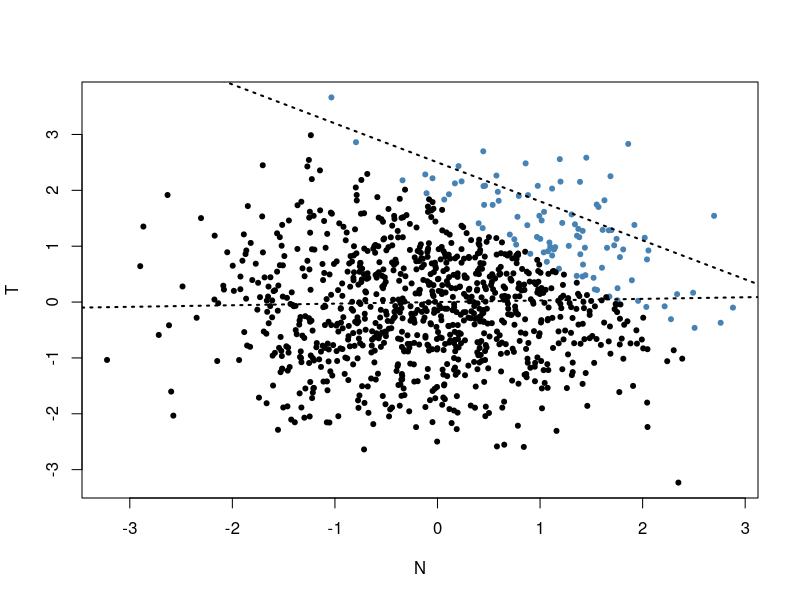

The R source for this figure:
# Simulating selection distortion
# Pre-collider Bias
#
set.seed(1914)

# Number of proposals (e.g., each year in NATURE)
N <- 1e3

# Dimensions
# Trustwortyness & Newsworthiness
# (Note: uncorrelated)
T <- rnorm(N) ; N <- rnorm(N)
# Combined Study Score 
# (i.e., performance on both dimensions)
S <- T + N

# Selection process
#
# Acceptance rate 
# (..high performers only: 10%)
p <- 0.1 
q <- quantile(S, 1-p)
# Selection criterion & selection process
selected <- ifelse(S >= q, TRUE, FALSE)

# Associations
#
# Pre-selection correlation
rho <- cor(N, T)  
# Post-selection (selection distortion)
rho_selected <- cor(N[selected], T[selected])  
# Conditional on being in the sample, there is a negative association between
# T and N!

# Visuzalization
# 
plot(N, T, pch=20, col=ifelse(S >= q, "steelblue", "black"))
abline(a=0, b = rho, lwd=2, lty=3)
abline(a=2.5, b = rho_selected, lwd=2, lty=3)

